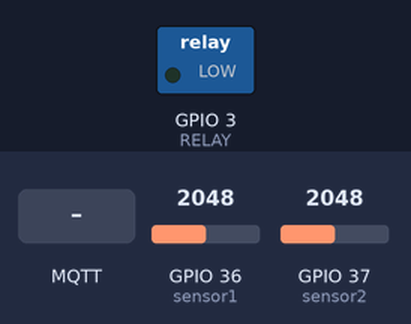
Simulated run of this sketch. Board: ESP32. Shown: switched loads named in the sketch (green lamp = pin HIGH). Inputs (shaded band) come from the test bench; at power-on: GPIO 36 (sensor1) = 2048, GPIO 37 (sensor2) = 2048. WiFi joins after 1.5 s; servers stay silent unless stated; no MQTT or app messages arrive unless stated; what the sketch prints to the serial monitor is not drawn.

Above: at 2.7 s.
2.8 s: MQTT message "1" arrives on the first subscribed topic
At 7.0 s:
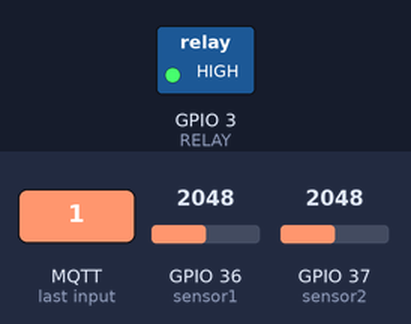
8.0 s: MQTT message "0" arrives on the first subscribed topic
At 12.1 s:
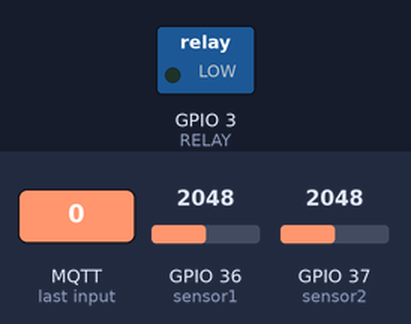
Timing chart, 0 to 13.6 s (numbered marks = the images above; inputs shaded):
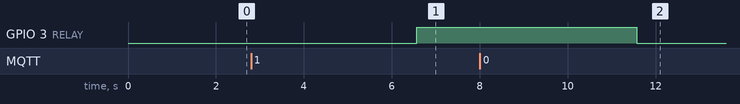

The sketch:

sketchubidottest.ino
```cpp
/****************************************
 * Include Libraries
 ****************************************/
#include <PubSubClient.h>
#include <SPI.h>
#include <WiFi.h>

/****************************************
 * Define Your Wi-Fi crendetials
 ****************************************/
char ssid[] = "GONZALEZ"; //  Your network SSID (name)
char password[] = "42683089";    // Your network password (use for WPA, or use as key for WEP)

/****************************************
 * Define Constants
 ****************************************/
#define TOKEN "b8wApPq5HbTvWkgCPFV3DPjcbNhyRL" // Your Ubidots TOKEN
#define DEVICE_LABEL "edison" // Your device label
#define VARIABLE_LABEL_1 "sensor-1"// Your variable label (1)
#define VARIABLE_LABEL_2 "sensor-2"// Your variable label (2)
#define VAR_SUBSCRIBE "relay" // Your variable label for subscribing

#define MQTT_SERVER "things.ubidots.com"
#define sensor1 A0
#define sensor2 A1
#define RELAY 3

char topic[150];

float sensorValue1;
float sensorValue2;

WiFiClient wifiClient;
PubSubClient client(wifiClient);

/****************************************
 * Auxiliar Functions
 ****************************************/
void callback(char* topic, byte* payload, unsigned int length) {
  Serial.print("Message arrived [");
  Serial.print(topic);
  Serial.print("] ");
  for (int i=0;i<length;i++) {
    Serial.print((char)payload[i]);
  }
  if ((char)payload[0]=='1'){
    digitalWrite(RELAY, HIGH);
    //digitalWrite(LED, HIGH);
  }
  else{
    digitalWrite(RELAY, LOW);
    //digitalWrite(LED, LOW);
  }
}

void reconnect() {
  // Loop until we're reconnected
  while (!client.connected()) {
    Serial.println("Attempting MQTT connection...");
    // Attempt to connect
    if (client.connect("intel-edison", TOKEN,"")) {
      Serial.println("connected");
      client.subscribe("/v1.6/devices/"DEVICE_LABEL"/"VAR_SUBSCRIBE"/lv");
    } else {
      Serial.print("failed, rc=");
      Serial.print(client.state());
      Serial.println(" try again in 2 seconds");
      // Wait 2 seconds before retrying
      delay(2000);
    }
  }
}

/****************************************
 * Main Functions
 ****************************************/
void setup() {
    Serial.begin(115200);
    pinMode(sensor1, INPUT);
    pinMode(sensor2, INPUT);
    pinMode(RELAY, OUTPUT);
    delay(10);

     // We start by connecting to a WiFi network
    Serial.println();
    Serial.print("Connecting to ");
    Serial.println(ssid);

    WiFi.begin(ssid, password);

    while (WiFi.status() != WL_CONNECTED) {
      delay(500);
      Serial.print(".");
    }

    Serial.println("");
    Serial.println("WiFi connected");
    Serial.println("IP address: ");
    Serial.println(WiFi.localIP());
    client.setServer(MQTT_SERVER, 1883);
    client.setCallback(callback);
    sprintf(topic, "%s%s", "/v1.6/devices/", DEVICE_LABEL);
    client.subscribe("/v1.6/devices/"DEVICE_LABEL"/"VAR_SUBSCRIBE"/lv");

}

void loop() {
    if (!client.connected()) {
      reconnect();
      client.subscribe("/v1.6/devices/"DEVICE_LABEL"/"VAR_SUBSCRIBE"/lv");
    }
    char* payload = (char *) malloc(sizeof(char) * 100);
    sensorValue1 = analogRead(sensor1);
    sensorValue2 = analogRead(sensor2);

    sprintf(payload, "{\"%s\": %f}", VARIABLE_LABEL_1, sensorValue1);
    client.publish(topic, payload);
    //Serial.println((topic, payload));
    Serial.print("Sensor Value 1: ");
    Serial.println(sensorValue1);

    sprintf(payload, "{\"%s\": %f}", VARIABLE_LABEL_2, sensorValue2);
    client.publish(topic, payload);
    //Serial.println((topic, payload));
    Serial.print("Sensor Value 2: ");
    Serial.println(sensorValue2);

    free(payload);
    client.loop();
    delay(5000);
}
```

Measured:
- after the input at 2.8 s, GPIO 3 (RELAY): LOW → HIGH after 3.8 s
- after the input at 8.0 s, GPIO 3 (RELAY): HIGH → LOW after 3.6 s
